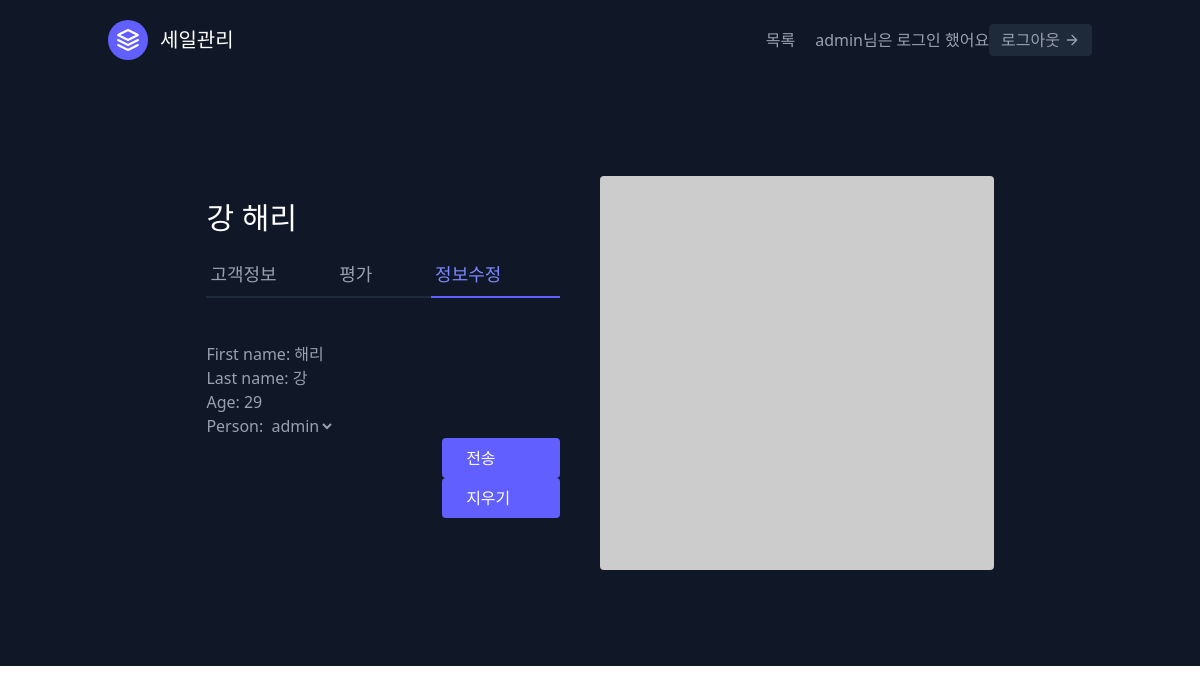
The page /홈페이지/9/업데이트/ (signed in) on the database its author committed.
### sales/models.py (models this page shows, shortened)
class 아이디(AbstractUser):
    pass # 다 갖다 쓴다.

class Sale(models.Model):
    first_name = models.CharField(max_length=30)
    last_name = models.CharField(max_length=30)
    age = models.IntegerField(default=0)
    person = models.ForeignKey("Person", on_delete=models.CASCADE) # foreignkey를 지정함. cascade는 person 지워지면 같이 지워지게 한다.

### sales/forms.py
class SaleModelForm(forms.ModelForm):
    class Meta: # 메타클래스가 가져와서 어떤 모델을 사용할지 지정하면 된다.
        model = Sale
        fields = (
            'first_name',
            'last_name',
            'age',
            'person',
        )

### sales/models.py (called while the page is built)
    def __str__(self):
        return self.회원.username

### sales/templates/folder/세일_업데이트.html (shortened to what this page needs)
{% extends 'base.html' %}
{% block content %}
<section class="text-gray-400 bg-gray-900 body-font overflow-hidden">
  <div class="container px-5 py-24 mx-auto">
    <div class="lg:w-4/5 mx-auto flex flex-wrap">
      <div class="lg:w-1/2 w-full lg:pr-10 lg:py-6 mb-6 lg:mb-0">
        <h1 class="text-white text-3xl title-font font-medium mb-4">{{사람키.last_name}} {{사람키.first_name}}</h1>
        <div class="flex mb-11">
          <a href="{% url '홈페이지:상세' 사람키.pk %}" class="flex-grow border-b-2 border-gray-800 py-2 text-lg px-1">고객정보</a>
          <a class="flex-grow border-b-2 border-gray-800 py-2 text-lg px-1">평가</a>
          <a href="{% url '홈페이지:업뎃' 사람키.pk %}" class="flex-grow text-indigo-400 border-b-2 border-indigo-500 py-2 text-lg px-1">정보수정</a>
        </div>
        <form method="post">
        {{form.as_p}}
        <button type = "submit" class="w-1/3 flex ml-auto text-white bg-indigo-500 border-0 py-2 px-6 focus:outline-none hover:bg-indigo-600 rounded">전송</button>
        </form>
            <a href = "{% url '홈페이지:지우기' 사람키.pk %}" class="w-1/3 flex ml-auto text-white bg-indigo-500 border-0 py-2 px-6 focus:outline-none hover:bg-indigo-600 rounded">지우기</a>
      </div>
      <img alt="ecommerce" class="lg:w-1/2 w-full lg:h-auto h-64 object-cover object-center rounded" src="https://dummyimage.com/400x400">
    </div>
  </div>
</section>
{% endblock content %}

### templates/메뉴.html (shortened to what this page needs)
<header class="text-gray-400 bg-gray-900 body-font">
  <div class="container mx-auto flex flex-wrap p-5 flex-col md:flex-row items-center">
    <a class="flex title-font font-medium items-center text-white mb-4 md:mb-0">
      <svg xmlns="http://www.w3.org/2000/svg" fill="none" stroke="currentColor" stroke-linecap="round" stroke-linejoin="round" stroke-width="2" class="w-10 h-10 text-white p-2 bg-indigo-500 rounded-full" viewBox="0 0 24 24">
        <path d="M12 2L2 7l10 5 10-5-10-5zM2 17l10 5 10-5M2 12l10 5 10-5"></path>
      </svg>
      <span class="ml-3 text-xl">세일관리</span>
    </a>
    <nav class="md:ml-auto flex flex-wrap items-center text-base justify-center">
      <a href = "{% url '홈페이지:목록'%}"class="mr-5 hover:text-white">목록</a>
    </nav>
    {% if request.user.is_authenticated %}
        {{request.user.username}}님은 로그인 했어요
        <a href="{% url '록아웃' %}" class="inline-flex items-center bg-gray-800 border-0 py-1 px-3 focus:outline-none hover:bg-gray-700 rounded text-base mt-4 md:mt-0">로그아웃
      <svg fill="none" stroke="currentColor" stroke-linecap="round" stroke-linejoin="round" stroke-width="2" class="w-4 h-4 ml-1" viewBox="0 0 24 24">
        <path d="M5 12h14M12 5l7 7-7 7"></path>
      </svg>
    </a>
    {% endif %}
  </div>
</header>

### rows shown on the page
아이디: user.username "admin"
Sale: last_name "강", first_name "해리", age "29", person "admin"
